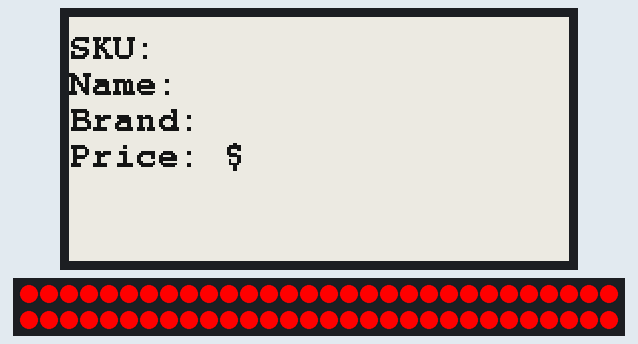
Recording of a sketch running on a simulated ESP32. Parts: 250×122 one-colour display, 60 RGB LEDs in strip order, left to right, continuing on the next row. WiFi joins after 1.5 s; servers stay silent unless stated; uploads are accepted with an empty reply; what the sketch prints to the serial monitor is not drawn.

Above: at 5.4 s.

The sketch:

RetailShelf.ino
```cpp
/*
 * Controls the shelving module
 */

// CONSTANTS
#define ENABLE_GxEPD2_GFX 0
#define LED_PIN 22
#define NUM_PIXELS 60

// INCLUDES
#include <GxEPD2_BW.h>
#include <Adafruit_NeoPixel.h>
#include <Fonts/FreeMonoBold9pt7b.h>
#include <WiFi.h>
#include <HTTPClient.h>

// GLOBAL VARIABLES
GxEPD2_BW<GxEPD2_213_B74, GxEPD2_213_B74::HEIGHT> display(GxEPD2_213_B74(SS, 17, 16, 4));
Adafruit_NeoPixel WS2812B(NUM_PIXELS, LED_PIN, NEO_GRB + NEO_KHZ800);
const char* ssid = "NetComm 9343";
const char* password = "harelagehi";
String URL = "http://192.168.20.18/retailshelf/index.php";

unsigned int Actual_Millis, Previous_Millis;
int refreshTime = 1000; // ms

// INFO FOR DISPLAY
String productNumber = "";
String productName = "";
String productBrand =  "";
String productPrice = "";
String productPromoPrice = "";
String productPromoStatus = "";
String productPromoEnd = "";
String productSOH = "";

void setup() {
  // Initialisation
  Serial.begin(115200);
  display.init(115200, true, 2, false);
  WS2812B.begin();
  setupWifi(ssid, password);
  SetFromServer();
  updateDisplay();
  updateLights();

  Actual_Millis = millis();               //Save time for refresh loop
  Previous_Millis = Actual_Millis;
}

void loop() {
  // put your main code here, to run repeatedly:
  Actual_Millis = millis();
  if(Actual_Millis - Previous_Millis > refreshTime) {
    Previous_Millis = Actual_Millis;
    if(WiFi.status()== WL_CONNECTED) {
      if(CheckServer()) {
        SetFromServer();
        updateDisplay();
        updateLights();
      }
    }
    else {
      Serial.println("WIFI connection error");
    }
  }
}

void updateDisplay() {
  display.setRotation(1);
  display.setFont(&FreeMonoBold9pt7b);
  display.setTextColor(GxEPD_BLACK);
  display.firstPage();
  do
  {
    display.fillScreen(GxEPD_WHITE);
    display.setCursor(0, 20);
    if (productPromoStatus.toInt() == 1) {
      display.println(String("SKU: " + productNumber).c_str());
      display.println(String("Name: " + productName).c_str());
      display.println(String("Brand: " + productBrand).c_str());
      display.println(String("Sale Price: $" + productPromoPrice).c_str());
      display.println(String("Sale Ends On: " + productPromoEnd).c_str());
    }
    else {
      display.println(String("SKU: " + productNumber).c_str());
      display.println(String("Name: " + productName).c_str());
      display.println(String("Brand: " + productBrand).c_str());
      display.println(String("Price: $" + productPrice).c_str());
    }

  }
  while (display.nextPage());
}

void updateLights() {
  if (productSOH.toInt() <= 2) {
    for (int pixel = 0; pixel < NUM_PIXELS; pixel++) {
      WS2812B.setPixelColor(pixel, WS2812B.Color(255, 0, 0));
    }
  }
  else if (productSOH.toInt() > 2 && productSOH.toInt() <= 4) {
    for (int pixel = 0; pixel < NUM_PIXELS; pixel++) {
      WS2812B.setPixelColor(pixel, WS2812B.Color(255, 191, 0));
    }
  }
  else {
    for (int pixel = 0; pixel < NUM_PIXELS; pixel++) {
      WS2812B.setPixelColor(pixel, WS2812B.Color(0, 255, 0));
    }
  }

  WS2812B.show();
}

void setupWifi(const char* initName, const char* initPassword ) {
   WiFi.begin(ssid, password);
   Serial.print("Connecting...");
  while (WiFi.status() != WL_CONNECTED) { //Check for the connection
    delay(500);
    Serial.print(".");
  }
}

String getProductNumberFromServer() {
  HTTPClient http;
  http.begin(URL);
  http.addHeader("Content-Type", "application/x-www-form-urlencoded");
  int response_code = http.POST("get_product_no");

  return http.getString();
}

String getProductNameFromServer() {
  HTTPClient http;
  http.begin(URL);
  http.addHeader("Content-Type", "application/x-www-form-urlencoded");
  int response_code = http.POST("get_product_name");

  return http.getString();
}

String getProductBrandFromServer() {
  HTTPClient http;
  http.begin(URL);
  http.addHeader("Content-Type", "application/x-www-form-urlencoded");
  int response_code = http.POST("get_product_brand");

  return http.getString();
}

String getProductPriceFromServer() {
  HTTPClient http;
  http.begin(URL);
  http.addHeader("Content-Type", "application/x-www-form-urlencoded");
  int response_code = http.POST("get_product_price");

  return http.getString();
}

String getProductPromoStatusFromServer() {
  HTTPClient http;
  http.begin(URL);
  http.addHeader("Content-Type", "application/x-www-form-urlencoded");
  int response_code = http.POST("get_product_promo_status");

  return http.getString();
}

String getProductPromoPriceFromServer() {
  HTTPClient http;
  http.begin(URL);
  http.addHeader("Content-Type", "application/x-www-form-urlencoded");
  int response_code = http.POST("get_product_promo_price");

  return http.getString();
}

String getProductPromoEndFromServer() {
  HTTPClient http;
  http.begin(URL);
  http.addHeader("Content-Type", "application/x-www-form-urlencoded");
  int response_code = http.POST("get_product_promo_end");

  return http.getString();
}

String getProductSohFromServer() {
  HTTPClient http;
  http.begin(URL);
  http.addHeader("Content-Type", "application/x-www-form-urlencoded");
  int response_code = http.POST("get_product_soh");

  return http.getString();
}

void SetFromServer() {
  productNumber = getProductNumberFromServer();
  productName = getProductNameFromServer();
  productBrand =  getProductBrandFromServer();
  productPrice = getProductPriceFromServer();
  productPromoStatus = getProductPromoStatusFromServer();
  productPromoPrice = getProductPromoPriceFromServer();
  productPromoEnd = getProductPromoEndFromServer();
  productSOH = getProductSohFromServer();
}

bool CheckServer() {
  if(!productNumber.equals(getProductNumberFromServer())) return true;
  if(!productName.equals(getProductNameFromServer())) return true;
  if(!productBrand.equals(getProductBrandFromServer())) return true;
  if(!productPrice.equals(getProductPriceFromServer())) return true;
  if(!productPromoStatus.equals(getProductPromoStatusFromServer())) return true;
  if(!productPromoPrice.equals(getProductPromoPriceFromServer())) return true;
  if(!productPromoEnd.equals(getProductPromoEndFromServer())) return true;
  if(!productSOH.equals(getProductSohFromServer())) return true;

  return false;
}
```
